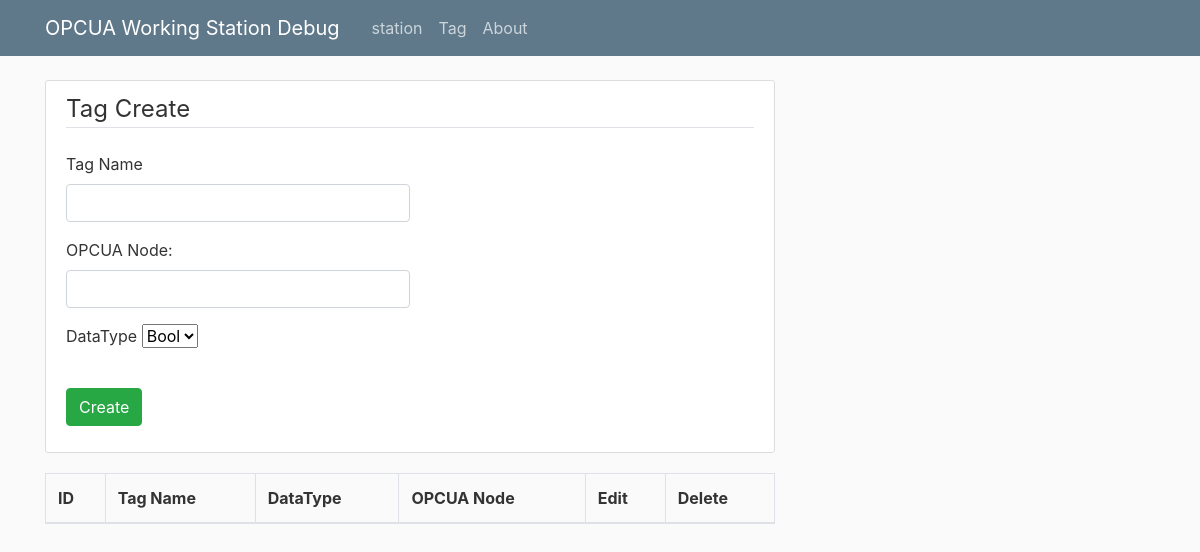
Page /tagOper on the earlier database version.
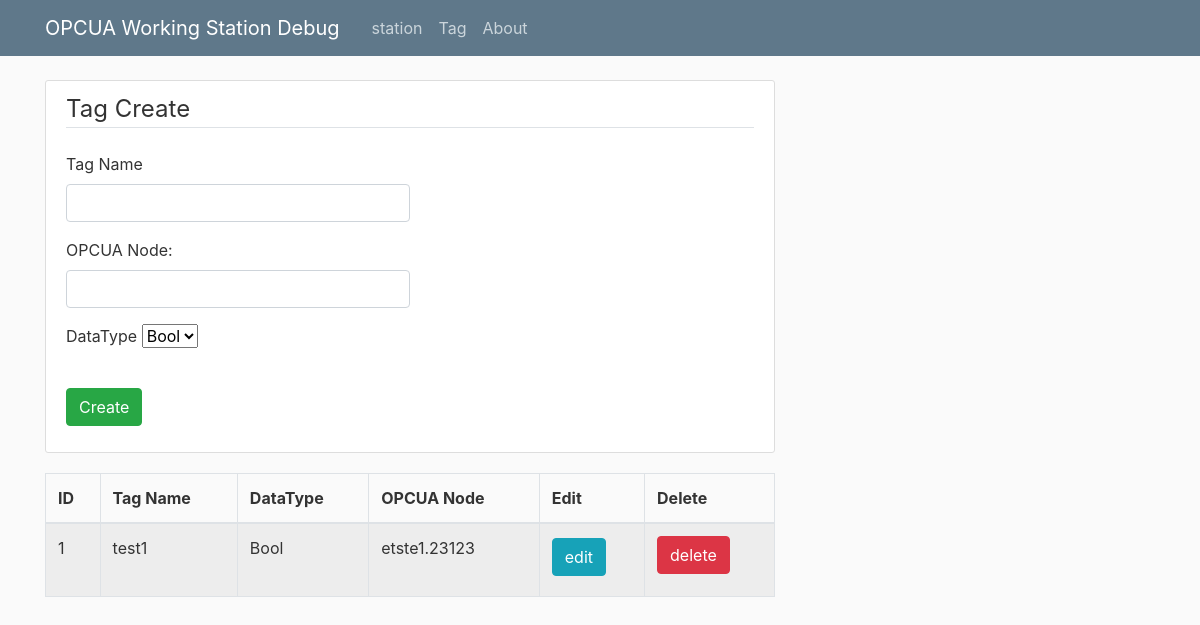
Same page on the later database version.
### mana/models.py (models this page shows)
class Tag(db.Model):
	id=db.Column(db.Integer,primary_key=True)
	name=db.Column(db.String(50),unique=True,nullable=False)
	address=db.Column(db.String(50),nullable=False)
	datatype=db.Column(db.String(20),nullable=False)

### mana/route.py (the view, shortened to what this page needs)
@app.route("/tagOper",methods=['GET','POST'])
def tagOper():
    form=TagForm()
    dform=delForm()
    tags=Tag.query.all()
    return render_template("tagOper.html",form=form,title='Tag',tags=tags,dform=dform)

### mana/forms.py
class TagForm(FlaskForm):
	name=StringField('Tag Name',validators=[DataRequired(),Length(min=3,max=50)])
	address=StringField('OPCUA Node:',validators=[DataRequired(),Length(min=3,max=50)])
	dataType=SelectField(u'DataType',choices=dataTypelist)
	submit=SubmitField('Create')
	deleteSubmit=SubmitField('Delete')

class delForm(FlaskForm):
	hidden_del=StringField('hiddenArea',[DataRequired()])
	submit=SubmitField('delete')

### mana/templates/tagOper.html (shortened to what this page needs)
{% extends "layout.html" %}
{% block content%}
<div class="content-section">
    <form method="POST" action="">
    <fieldset class="form-group">
        <legend class="border-bottom mb-4">Tag Create</legend>
                <div class="form-group">
                    {{ form.name.label(class="form-control-label")}}
                        {% if form.name.errors%}
                            {{ form.name (class="form-control col-sm-6 is-invalid")}}
                            <span class="invalid-feedback">Please enter the tag name!</span>
                        {% else%}
                            {{ form.name (class="form-control col-sm-6")}}
                        {% endif %}
                </div>
                <div class="form-group">
                    {{ form.address.label(class="form-control-label")}}
                        {% if form.address.errors%}
                            {{ form.address (class="form-control col-sm-6 is-invalid")}}
                            <span class="invalid-feedback">Please enter the tag node!</span>
                        {% else%}
                            {{ form.address (class="form-control col-sm-6")}}
                        {% endif %}
                </div>
				<div>
					<div class="form-group">
					{{form.dataType.label}}
					{{form.dataType}}
					</div>
				</div>
    </fieldset>
        <div class="form-group" >
            {{ form.submit(class="btn btn-success")}}
        </div>
</form>
</div>
<table class="table table-striped table-bordered">
	<thead>
		<tr>
			<th>ID</th>
			<th>Tag Name</th>
			<th>DataType</th>
			<th>OPCUA Node</th>
			<th>Edit</th>
			<th>Delete</th>
		</tr>
	</thead>
	<tbody>
		{% for tag in tags%}
		<tr>
			<td>{{tag.id}}</td>
			<td>{{tag.name}}</td>
			<td>{{tag.datatype}}</td>
			<td>{{tag.address}}</td>
			<td>
				<form method="POST" action="">
					<h2>
						<a href="{{url_for('tagEdit',tag_id=tag.id)}}" class="btn btn-info">edit</a>
					</h2>
				</form>
			</td>
			<td>
				<form method="POST" action="">
					{{dform.submit (class="btn btn-danger")}}
				</form>
			</td>
		</tr>
	    {% endfor%}
	</tbody>
</table>
{% endblock content %}

### mana/templates/layout.html (shortened to what this page needs)
<!DOCTYPE html>
<html>
<head>
    <link rel="stylesheet" href="https://stackpath.bootstrapcdn.com/bootstrap/4.1.1/css/bootstrap.min.css">
    <link rel="stylesheet" type="text/css" href="{{ url_for('static',filename='main.css') }}">
</head>
</head>
<body>
		<header class="site-header">
			<nav class="navbar navbar-expand-md navbar-dark bg-steel fixed-top">
			<div class="container">
			  <a class="navbar-brand mr-4" href="/">OPCUA Working Station Debug</a>
			  <div class="collapse navbar-collapse" id="navbarToggle">
			    <div class="navbar-nav mr-auto">
			      <a class="nav-item nav-link" href="{{ url_for('formtest')}}">station</a>
				  <a class="nav-item nav-link" href="{{ url_for('tagOper')}}">Tag</a>
			      <a class="nav-item nav-link" href="#">About</a>
			    </div>
			  </div>
			</div>
			</nav>
		</header>
		<main role="main" class="container">
		<div>
			<div class="row">
		    <div class="col-md-8">
				{% block content %}{% endblock %}
		</div>
	</main>
</body>
</html>

### mana/static/main.css (style rules this page uses)
body { background: #fafafa; color: #333333; margin-top: 5rem; }
h1, h2, h3, h4, h5, h6 { color: #444444; }
.bg-steel { background-color: #5f788a; }
.site-header .navbar-nav .nav-link { color: #cbd5db; }
.content-section { background: #ffffff; padding: 10px 20px; border: 1px solid #dddddd; border-radius: 3px; margin-bottom: 20px; }

Differences in the rows shown:
added Tag: id "1", name "test1", datatype "Bool", address "etste1.23123"
